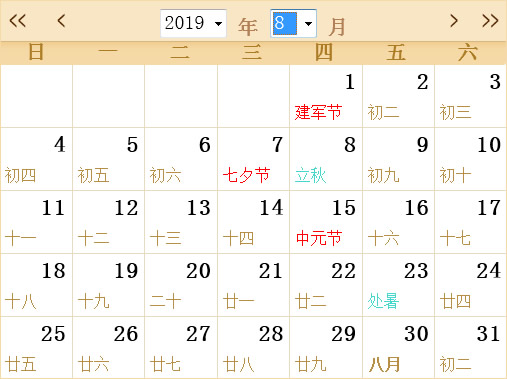
#> input picture 3_OpenCv图像处理/6_模板匹配和霍夫变换/rili.jpg, 507 x 379 px
$ python '2_霍夫变换与霍夫xian检测.py'
#> lines starting #> are read from the running program, lines starting #| are printed output that depends on the picture
import cv2 as cv
import matplotlib.pyplot as plt
import numpy as np


# 霍夫线检测
# 原理, 涉及霍夫空间变换, 和极坐标的霍夫空间变换
# 先边缘检测, 然后将像素点, 映射到霍夫空间(r和theta坐标轴).
# 创建一个二维的累加矩阵, 分别是r,和theta
# 然后对于每个点, 再霍夫空间上遍历theta,然后r是从0到图像的对角线长度, 如果扫到点了
# 我们就在累加矩阵上累加数,
# 遍历完所有的点后, 矩阵上数最大的就是直线对应的r和theta, 这由HoughLine()返回一个列表

rili = cv.imread("rili.jpg")
#> rili is the input picture: shape (379, 507, 3); mean B, G, R 233.6, 241.8, 246.2
rili_gray = cv.cvtColor(rili, cv.COLOR_BGR2GRAY)
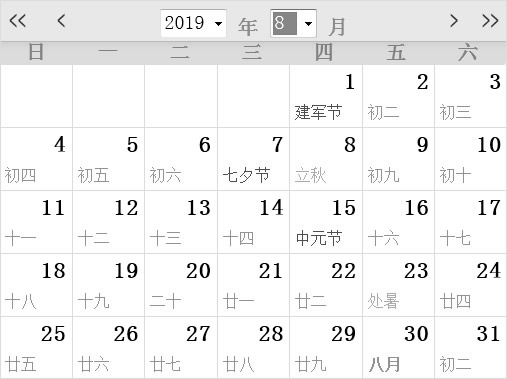
#> rili_gray: shape (379, 507); min 0, max 255, mean 242.2

rili_gray_edge = cv.Canny(rili_gray, 46, 60)
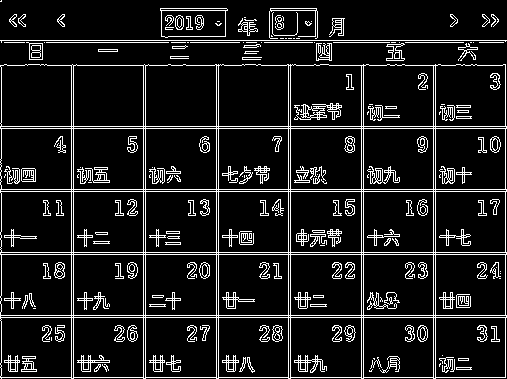
#> rili_gray_edge: shape (379, 507); 11.2% white in thin lines or dots

lines = cv.HoughLines(rili_gray_edge, 0.8, np.pi/180, 150)
#> lines = 29 rows, first 8: [40, 1.57], [128, 1.57], [188.8, 1.57], [191.2, 1.57], [252, 1.57], [315.2, 1.57], [316.8, 1.57], [125.6, 1.57]
for line in lines:
    rho, theta = line[0] # 拿到每个rho和theta
    a = np.cos(theta)
    b = np.sin(theta)

    x0 = rho * a
    y0 = rho * b
#> this loop made 29 passes
#> (rho, theta, a, b, x0, y0) on passes 1 to 12: (40, 1.57, -4.37e-08, 1, -1.75e-06, 40), (128, 1.57, -4.37e-08, 1, -5.6e-06, 128), (188.8, 1.57, -4.37e-08, 1, -8.25e-06, 188.8), (191.2, 1.57, -4.37e-08, 1, -8.36e-06, 191.2), (252, 1.57, -4.37e-08, 1, -1.1e-05, 252), (315.2, 1.57, -4.37e-08, 1, -1.38e-05, 315.2), (316.8, 1.57, -4.37e-08, 1, -1.38e-05, 316.8), (125.6, 1.57, -4.37e-08, 1, -5.49e-06, 125.6), (376.8, 1.57, -4.37e-08, 1, -1.65e-05, 376.8), (253.6, 1.57, -4.37e-08, 1, -1.11e-05, 253.6), (41.6, 1.57, -4.37e-08, 1, -1.82e-06, 41.6), (64.8, 1.57, -4.37e-08, 1, -2.83e-06, 64.8)

    # x1 =
